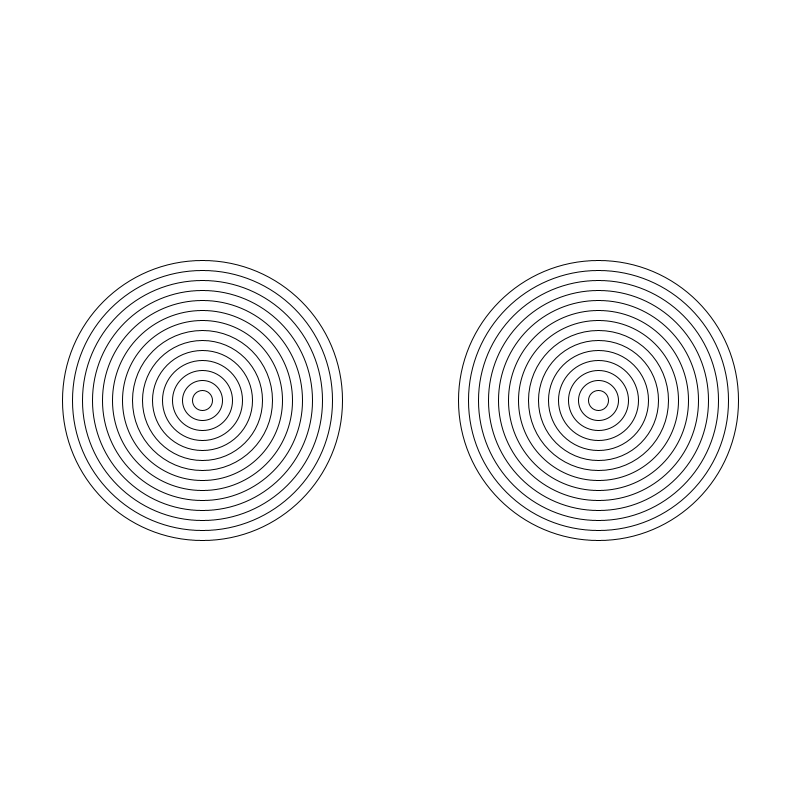
Frame 1 (no input)
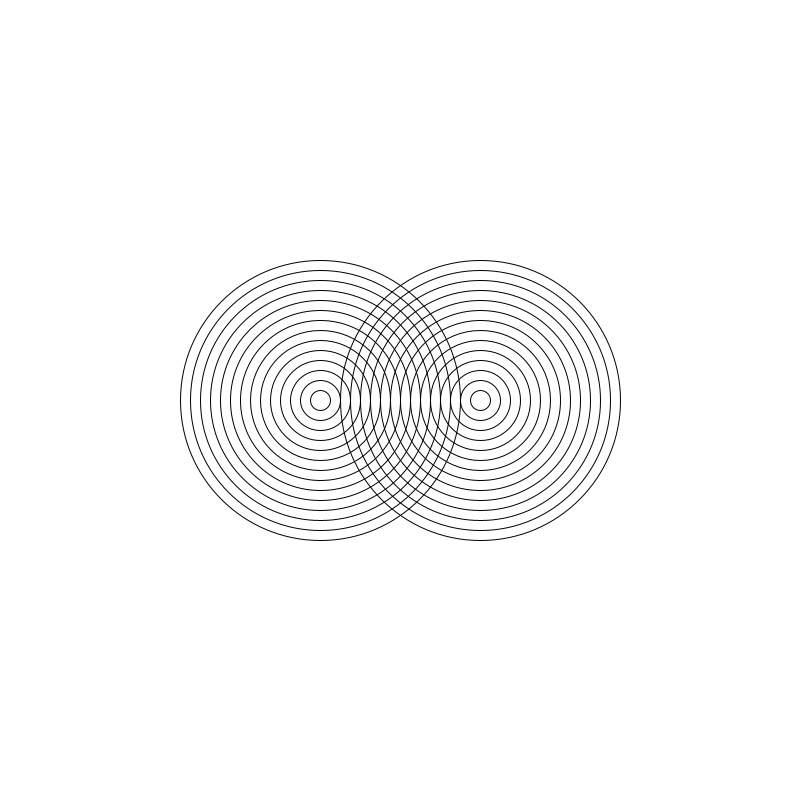
Frame 60 (the mouse pressed at the canvas centre just before this capture)
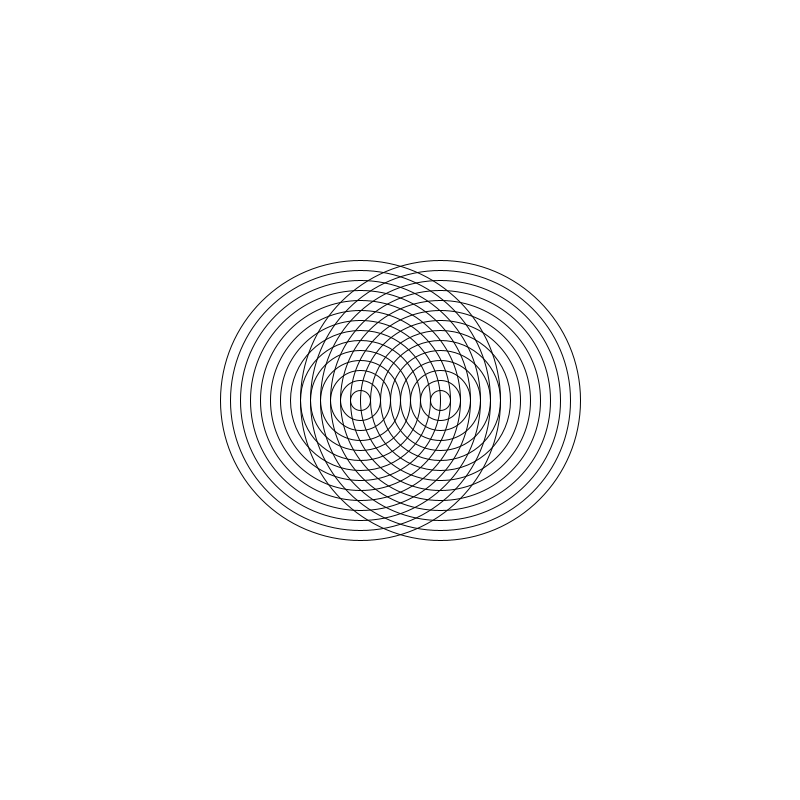
Frame 120 (the mouse held since frame 60 and released just before this capture)

The Processing sketch that drew these frames (run headless with seeded random() and noise(); from frame 60 on, the mouse is pressed at the canvas centre):

// Processing sketch: amazing_rings
// ── amazing_rings.pde
int X =200;
int X2=600;
void draw() {
  background(255,255,255);
  noFill();
  X+=2;
  X2-=2;
  if(X==800) {
    X=0;
  }
  if(X2==0) {
    X2=800;
  }
  for(int i=0; i<15; i++) {
  
  ellipse(X,400,20*i,20*i);

  }
  for(int i=0; i<15; i++) {
  ellipse(X2,400,20*i,20*i);
  }
}
void setup() {
    size(800,800);
}
